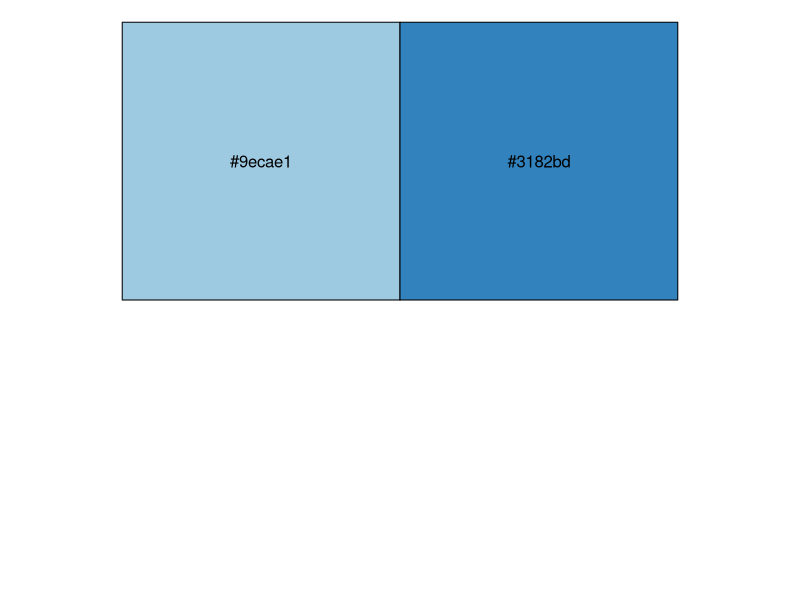
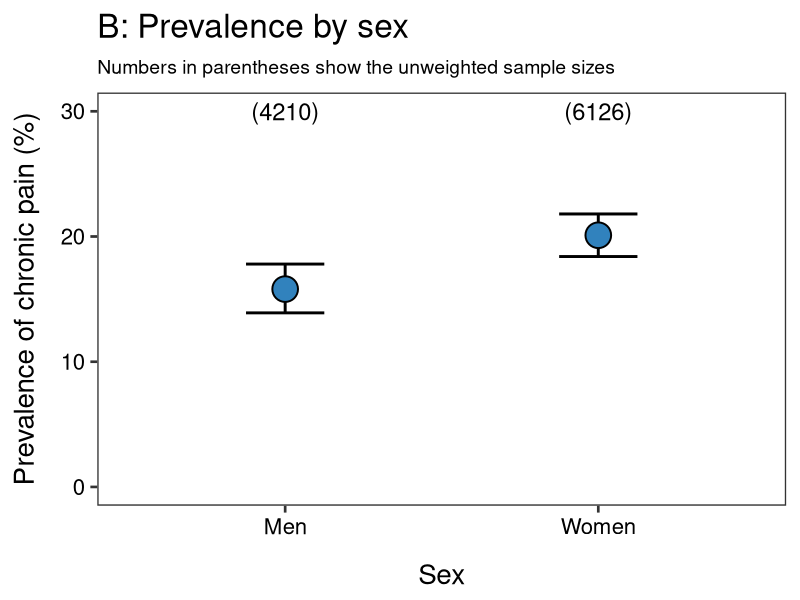

Write the R code that produced these figures, in order.
############################################################
#                                                          #
#                           Sex                            #
#                                                          #
############################################################

# Load packages
library(tidyverse)
library(magrittr)

# Palettes
pal_za <- c('#9ecae1', '#3182bd')
scales::show_col(pal_za)

# Load data
data <- read_csv('data/sex.csv')

# Glimpse
glimpse(data)

# Process data
data %<>%
    mutate(sex = factor(sex),
           sex = fct_relevel(sex,
                             'Male', 'Female'))

# Plot (ZA)
pp <- ggplot(data = data) +
    aes(x = sex,
        y = estimate_chronic,
        ymin = ci.low_chronic,
        ymax = ci.high_chronic) +
    geom_errorbar(size = 1,
                  width = 0.25,
                  colour = '#000000') +
    geom_point(size = 8,
               shape = 21,
               stroke = 1,
               fill = pal_za[[2]],
               colour = '#000000') +
    geom_text(aes(y = 30,
                  label = paste0('(', unweighted_n, ')')),
              size = 6) +
    labs(title = 'B: Prevalence by sex',
         subtitle = 'Numbers in parentheses show the unweighted sample sizes',
         x = 'Sex',
         y = 'Prevalence of chronic pain (%)') +
    scale_y_continuous(limits = c(0, 30)) +
    scale_x_discrete(labels = c('Men', 'Women')) +
    theme_bw(base_size = 20) +
    theme(panel.grid = element_blank(),
          plot.subtitle = element_text(size = 14),
          axis.title.y = element_text(margin = margin(r = 1,
                                                      unit = 'lines')),
          axis.title.x = element_text(margin = margin(t = 1,
                                                      unit = 'lines')),
          axis.text.y = element_text(colour = '#000000'),
          axis.text.x = element_text(colour = '#000000'))

# Save
ggsave(filename = 'figures/supplement-1-B-sex.png',
       plot = pp,
       height = 8,
       width = 8)
